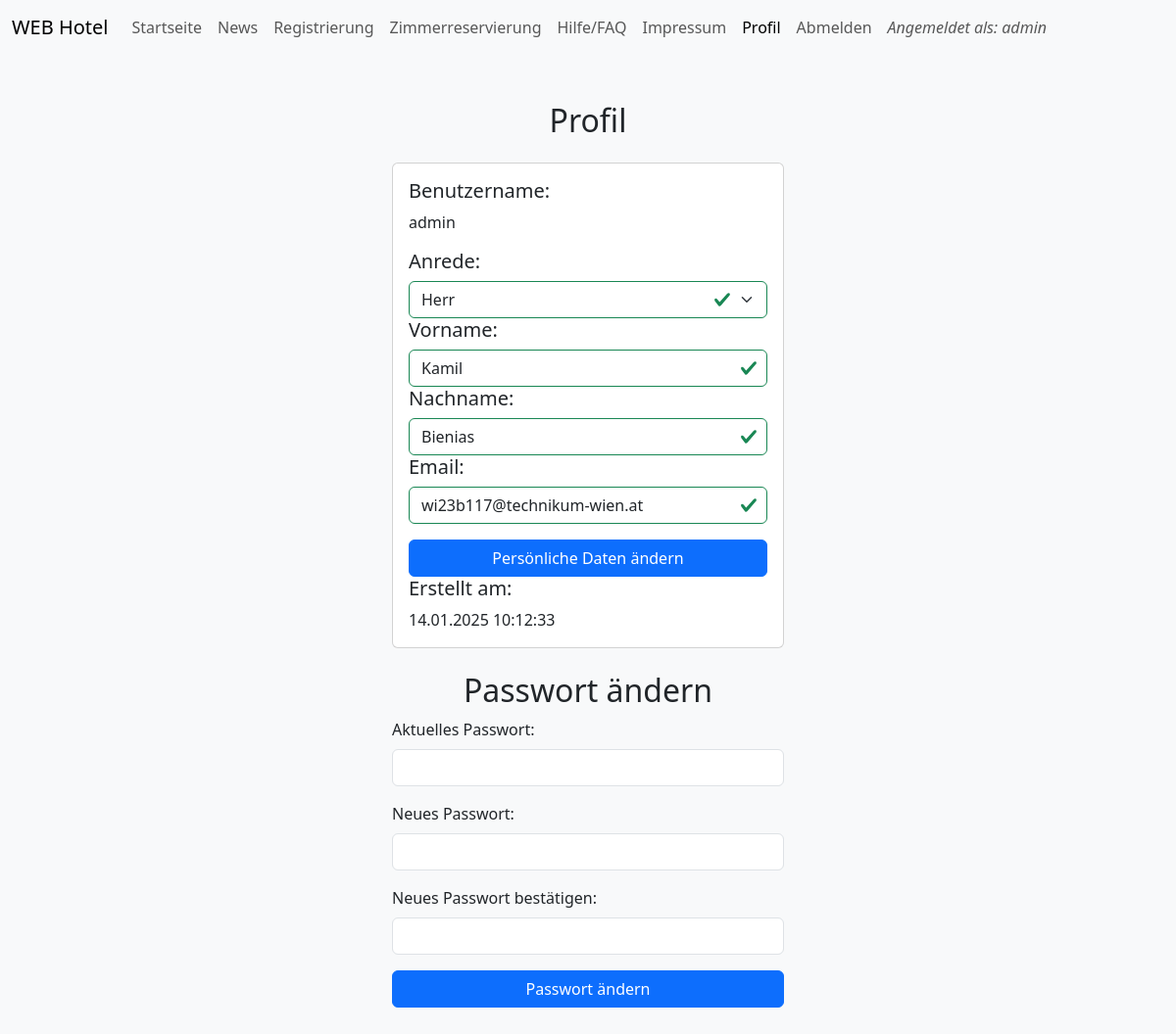
The app's page /profile.php (signed in) with its own data.
### tables this page shows
CREATE TABLE users (
    id INT AUTO_INCREMENT PRIMARY KEY,
    role ENUM('admin', 'user') DEFAULT 'user',
    username VARCHAR(50) UNIQUE NOT NULL,
    password VARCHAR(255) NOT NULL,
    salutation ENUM('Frau', 'Herr', 'Divers') NOT NULL,
    name VARCHAR(255) NOT NULL,
    surname VARCHAR(255) NOT NULL,
    email VARCHAR(255) NOT NULL,
    created_at TIMESTAMP DEFAULT CURRENT_TIMESTAMP
);

### includes/profile_logic.php (called while the page is built, shortened)
<?php
$conn = getDatabaseConnection();
$sql = "SELECT * FROM users WHERE username = ?";
$stmt = $conn->prepare($sql);
$stmt->bind_param('s', $_SESSION['user']);
$stmt->execute();
$result = $stmt->get_result();
if ($result->num_rows > 0) {
    $currentUser = $result->fetch_assoc();
} else {
    session_destroy();
    header('Location: login.php');
}
?>

### profile.php (the view, shortened to what this page needs)
<!DOCTYPE html>
<html lang="de">
<head>
    <?php include("includes/head.php"); ?>
    <?php require_once("includes/profile_logic.php"); ?>
</head>
<body class="bg-light">
    <header>
        <?php include("includes/nav.php"); ?>
    </header>
    <div class="container my-5">
        <h2 class="text-center mb-4">Profil</h2>
        <div class="card mx-auto" style="max-width: 400px;">
            <div class="card-body">
                <h5 class="card-title">Benutzername:</h5>
                <p class="card-text"><?php echo htmlspecialchars($currentUser['username']); ?></p>
                <form class="was-validated" action="profile.php" method="POST">
                    <div>
                        <h5 class="card-title">
                            <label for="salutation">Anrede:</label>
                        </h5>
                        <select name="salutation" id="salutation" class="form-select" required>
                        <option value="Herr" <?php echo ($currentUser['salutation'] === 'Herr') ? 'selected' : ''; ?>>Herr</option>
                        </select>
                    </div>
                    <div>
                        <h5 class="card-title">
                            <label for="name">Vorname:</label>
                        </h5>
                        <input type="text" name="name" id="name" class="form-control" required value="<?php echo htmlspecialchars($currentUser['name']); ?>">
                    </div>
                    <div>
                        <h5 class="card-title">
                            <label for="surname">Nachname:</label>
                        </h5>
                        <input type="text" name="surname" id="surname" class="form-control" required value="<?php echo htmlspecialchars($currentUser['surname']); ?>">
                    </div>
                    <div>
                        <h5 class="card-title">
                            <label for="email">Email:</label>
                        </h5>
                        <input type="email" name="email" id="email" class="form-control" required value="<?php echo htmlspecialchars($currentUser['email']); ?>">
                    </div>
                    <div class="mt-3 d-grid">
                        <button type="submit" class="btn btn-primary w-100" name="update_profile">Persönliche Daten ändern</button>
                    </div>
                </form>
                <h5 class="card-title">Erstellt am:</h5>
                <p class="card-text"><?php echo date('d.m.Y H:i:s', strtotime($currentUser['created_at'])); ?></p>
            </div>
        </div>
        <h2 class="text-center mt-4">Passwort ändern</h2>
        <form action="profile.php" method="post" class="mx-auto" style="max-width: 400px;">
            <div class="mb-3">
                <label for="current_password" class="form-label">Aktuelles Passwort:</label>
                <input type="password" id="current_password" name="current_password" class="form-control" required>
            </div>
            <div class="mb-3">
                <label for="new_password" class="form-label">Neues Passwort:</label>
                <input type="password" id="new_password" name="new_password" class="form-control" required>
            </div>
            <div class="mb-3">
                <label for="confirm_new_password" class="form-label">Neues Passwort bestätigen:</label>
                <input type="password" id="confirm_new_password" name="confirm_new_password" class="form-control" required>
            </div>
            <button type="submit" class="btn btn-primary w-100">Passwort ändern</button>
        </form>
    </div>
</body>
</html>

### records on screen
users: username "admin", salutation "Herr", name "Kamil", surname "Bienias", email "wi23b117@technikum-wien.at", created_at "14.01.2025 10:12:33"

### other values on screen
$_SESSION['user'] "admin"
